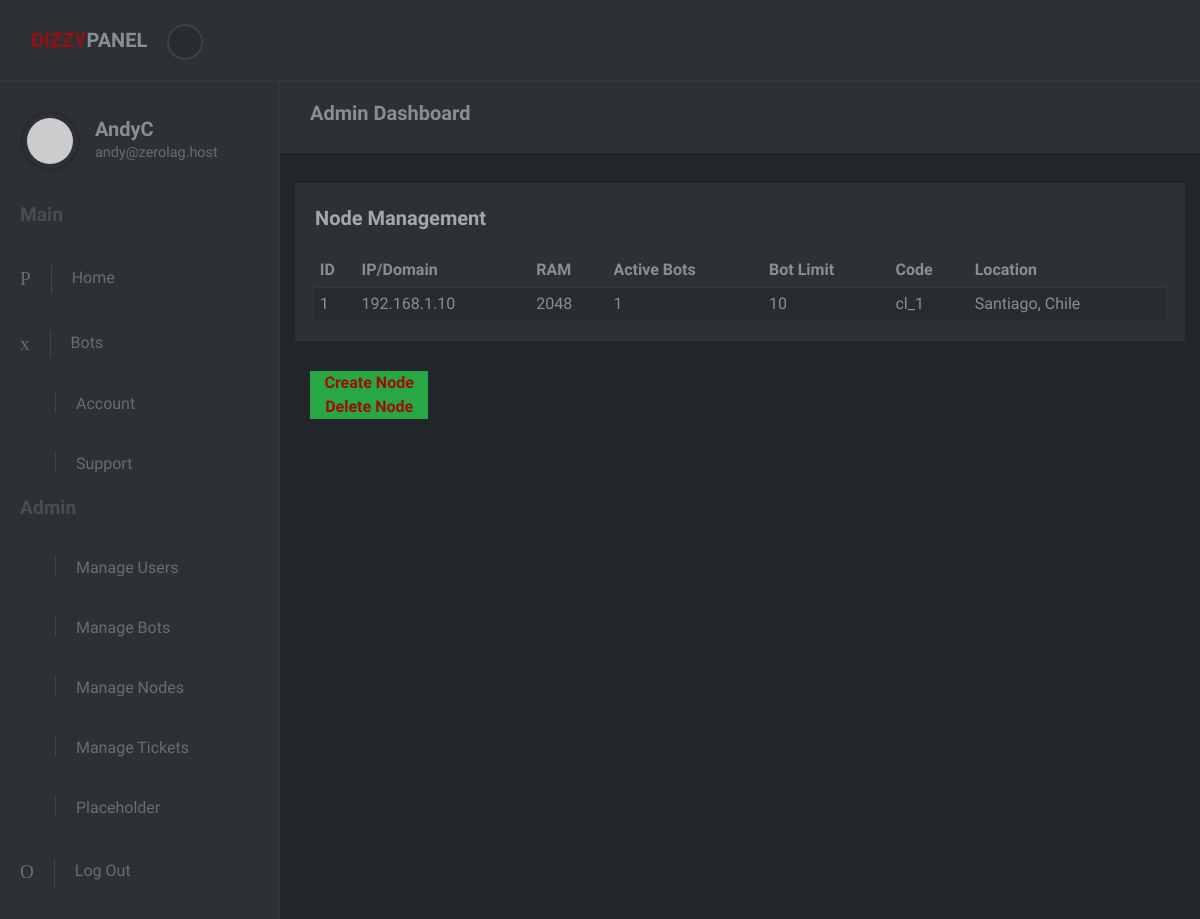
Screenshot of /admin/node-manage.php (signed in) with the database file from the repository.
### tables this page shows
CREATE TABLE `nodes` (
  `node_id` int(11) NOT NULL,
  `node_ip` varchar(255) NOT NULL,
  `node_ram` int(11) NOT NULL,
  `node_bots` int(11) NOT NULL,
  `node_limit` int(11) NOT NULL,
  `node_code` varchar(255) NOT NULL,
  `node_locat` varchar(255) NOT NULL
);

### admin/node-manage.php (the view, shortened to what this page needs)
<?php include 'header.php'; ?>
<div class="page-content">
  <div class="page-header">
    <div class="container-fluid">
      <h2 class="h5 no-margin-nodetom">Admin Dashboard</h2>
    </div>
  </div>
  <div class="col-lg-12">
    <div class="block">
      <div class="title"><strong>Node Management</strong></div>
        <table class="table table-striped table-sm">
          <thead>
            <tr>
              <th>ID</th>
              <th>IP/Domain</th>
              <th>RAM</th>
              <th>Active Bots</th>
              <th>Bot Limit</th>
              <th>Code</th>
              <th>Location</th>
            </tr>
          </thead>
          <tbody>
            <?php
              $sql = "SELECT node_id, node_ip, node_ram, node_bots, node_limit, node_code, node_locat FROM nodes;";
              $result = mysqli_query($conn, $sql);
              while ($row = mysqli_fetch_assoc($result)){
                echo '<tr>';
                foreach ($row as $field) {
                  echo '<td>' . htmlspecialchars($field) . '</td>';
                }
                echo '</tr>';
              }
            ?>
          </tbody>
        </table>
            </div>
            <div class="col-lg-2 col-md-4"><a href="admin/node-create.php" class="d-block megamenu-button-link bg-success"><center><strong>Create Node</strong></center></a></div>
            <div class="col-lg-2 col-md-4"><a href="admin/node-delete.php" class="d-block megamenu-button-link bg-success"><center><strong>Delete Node</strong></center></a></div>
        </div>
    </div>
</div>
<?php include 'javascript.php'; ?>

### css/style.default.css (style rules this page uses)
body { position: relative; }
a { -webkit-transition: all 0.3s; transition: all 0.3s; display: inline-block; }
i, span, strong { display: inline-block; }
.block { padding: 20px; background: #2d3035; color: #8a8d93; margin-bottom: 30px; }
.page-content { position: relative; background: #22252a; min-height: 100vh; width: calc(100% - 280px); padding: 0; padding-bottom: 70px; }
.page-header { padding: 20px 15px; background: #2d3035; color: #8a8d93; margin-bottom: 30px; }
.block .title { margin-bottom: 20px; }
.block .title strong:first-child { font-size: 1.25rem; color: #a5a7ab; }
.table { margin-bottom: 0; }
.table td, .table th { border-color: #343a40; }
.table thead th { border: none; }
.table-striped tbody tr { -webkit-transition: all 0.3s; transition: all 0.3s; }
.table-striped tbody tr:nth-of-type(odd) { background-color: #282b2f; }
body { font-family: "Muli", sans-serif; font-size: 1rem; font-weight: 400; line-height: 1.5; color: #8a8d93; background-color: #fff; }
a { color: #9c0e0e; text-decoration: none; }
h1, h2, h3, h4, h5, h6, .h1, .h2, .h3, .h4, .h5, .h6 { margin-bottom: 0.5rem; font-family: inherit; font-weight: 700; line-height: 1.2; color: inherit; }
h2, .h2 { font-size: 2rem; }
h5, .h5 { font-size: 1.25rem; }
.bg-success { background-color: #28a745 !important; }

### rows the page displays
nodes: field "1", node_ip "192.168.1.10", node_ram "2048", node_limit "10", node_code "cl_1", node_locat "Santiago, Chile"

### other values shown
$_SESSION['u_uid'] "AndyC"
$_SESSION['u_email'] "andy@zerolag.host"
